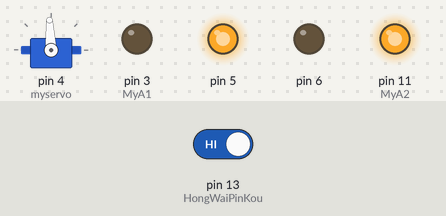
This sketch was run on a simulated Arduino Uno, built with avr-gcc and run on an emulated ATmega328P. Parts: servo, output pins drawn as LEDs (lit = HIGH). Inputs (shaded band) come from the test bench; at power-on: pin 13 (HongWaiPinKou) HIGH.

Above: at 3.8 s.
3.9 s: pin 13 (HongWaiPinKou) driven LOW
At 4.4 s:
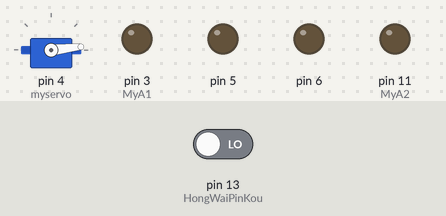
At 7.8 s:
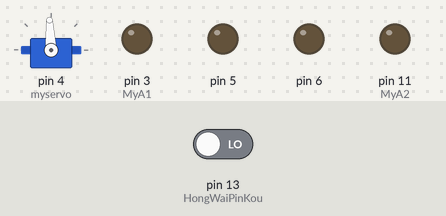
Timing chart, 0 to 9.3 s (numbered marks = the images above; inputs shaded):
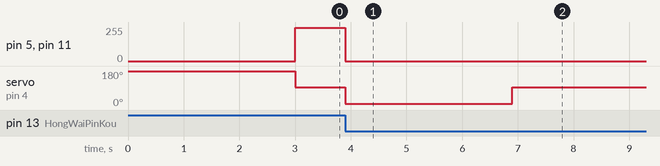

The sketch:

p613920.ino
```cpp
// author Wang Ren <iamwrm@gmail.com>
#include <Servo.h>

Servo myservo;
int obstacle;
int HongWaiPinKou;

int MyA1, MyA2;

void setup()
{
    // initialize digital pin LED_BUILTIN as an output.

    myservo.attach(4);

    pinMode(5, OUTPUT);
    pinMode(6, OUTPUT);

    MyA1 = 3;
    MyA2 = 11;
    pinMode(MyA1, OUTPUT);
    pinMode(MyA2, OUTPUT);
    HongWaiPinKou = 13;
    pinMode(HongWaiPinKou, INPUT);
    obstacle = 1;
}

// the loop function runs over and over again forever
void loop()
{
    // have obstacle -> 0   no obstacle -> 1
    Serial.print(obstacle);

    analogWrite(5, 0);
    analogWrite(6, 0);
    analogWrite(MyA1, 0);
    analogWrite(MyA2, 0);
    myservo.write(180);
    delay(3000);
    //
    long T0;
    T0 = millis();
    while (millis() < T0 + 7000)
    {
        obstacle = digitalRead(HongWaiPinKou);
        myservo.write(93);
        analogWrite(5, 250);
        analogWrite(6, 0);
        analogWrite(MyA1, 0);
        analogWrite(MyA2, 250);
        if (obstacle == 0)
        {
            break;
        }
    }
    //
    analogWrite(5, 0);
    analogWrite(6, 0);
    analogWrite(MyA1, 0);
    analogWrite(MyA2, 0);
    myservo.write(6);
    delay(3000);

    analogWrite(5, 0);
    analogWrite(6, 0);
    analogWrite(MyA1, 0);
    analogWrite(MyA2, 0);
    myservo.write(93);
    delay(10000);
}
```

Measured:
- after the input at 3.9 s, pin 5, pin 11 (MyA2): 250/255 → 0/255 after 0.00 s instead of 6.1 s
